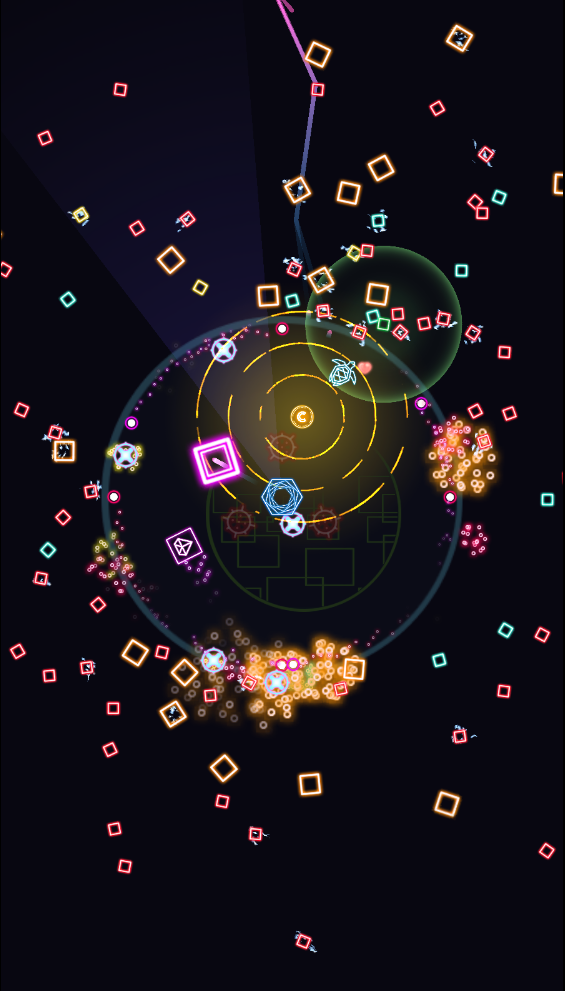
#> input picture app/screenshot2.png, 565 x 991 px
$ python main.py
#> lines starting #> are read from the running program, lines starting #| are printed output that depends on the picture
import cv2
import numpy as np

# Ścieżki do plików
SCREEN_PATH = 'screenshot2.png'
TEMPLATE_PATH = 'claim_template.png'
OUTPUT_PATH = 'wynik.png'

# Próg pewności (0.8 = 80% podobieństwa)
THRESHOLD = 0.8

# 1. Wczytanie obrazów
screen = cv2.imread(SCREEN_PATH)
#> screen is the input picture: shape (991, 565, 3); mean B, G, R 28.5, 21.6, 27
template = cv2.imread(TEMPLATE_PATH)
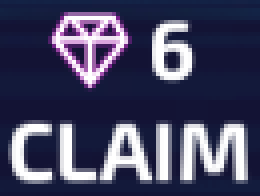
#> input picture app/claim_template.png, 65 x 49 px (shown 4 times larger)
#> template is the input picture: shape (49, 65, 3); mean B, G, R 99, 70, 70

if screen is None or template is None:
    raise FileNotFoundError("Błąd wczytywania: upewnij się, że pliki istnieją w podanej ścieżce.")

# 2. Pobranie wymiarów wzorca (wysokość, szerokość)
template_height, template_width = template.shape[:2]
#> template_height = 49; template_width = 65

# 3. Wyszukiwanie wzorca na screenie (normalizowana korelacja krzyżowa)
result = cv2.matchTemplate(screen, template, cv2.TM_CCOEFF_NORMED)
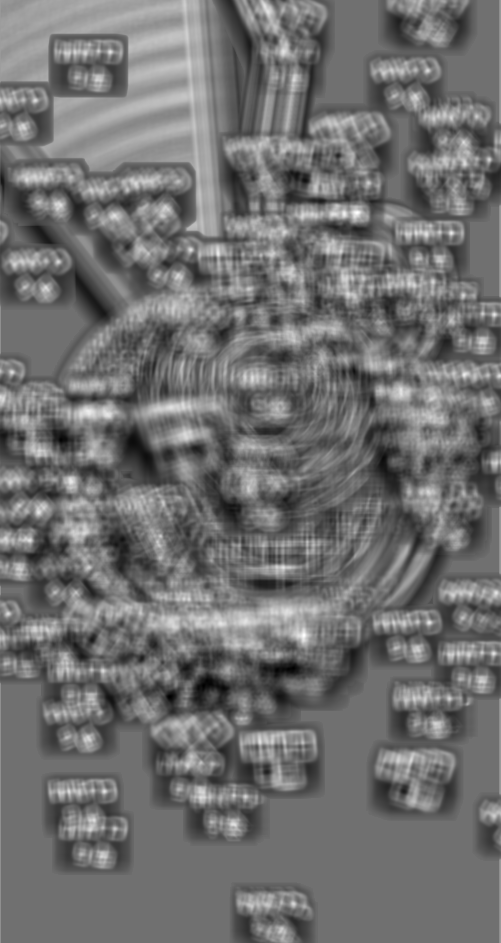
#> result: shape (943, 501) float32; min -0.236, max 0.299, mean 0.000581; drawn with min black and max white
min_val, max_val, min_loc, max_loc = cv2.minMaxLoc(result)
#> min_val = -0.236; max_val = 0.299; min_loc = (169, 696); max_loc = (357, 212)

# 4. Sprawdzenie progu i zamalowanie
if max_val >= THRESHOLD:
    top_left = max_loc
    bottom_right = (top_left[0] + template_width, top_left[1] + template_height)

    # OpenCV używa formatu BGR: zielony to (0, 255, 0)
    # thickness=-1 wypełnia cały prostokąt kolorem
    cv2.rectangle(screen, top_left, bottom_right, (0, 255, 0), thickness=-1)

    # 5. Zapis wyniku
    cv2.imwrite(OUTPUT_PATH, screen)
    print(f"Trafienie! Dopasowanie: {max_val * 100:.1f}%. Zapisano do: {OUTPUT_PATH}")
else:
    print(f"Brak dopasowania. Najwyższy wynik to {max_val * 100:.1f}%, a wymagany próg to {THRESHOLD * 100:.1f}%.")
#| Brak dopasowania. Najwyższy wynik to 29.9%, a wymagany próg to 80.0%.
